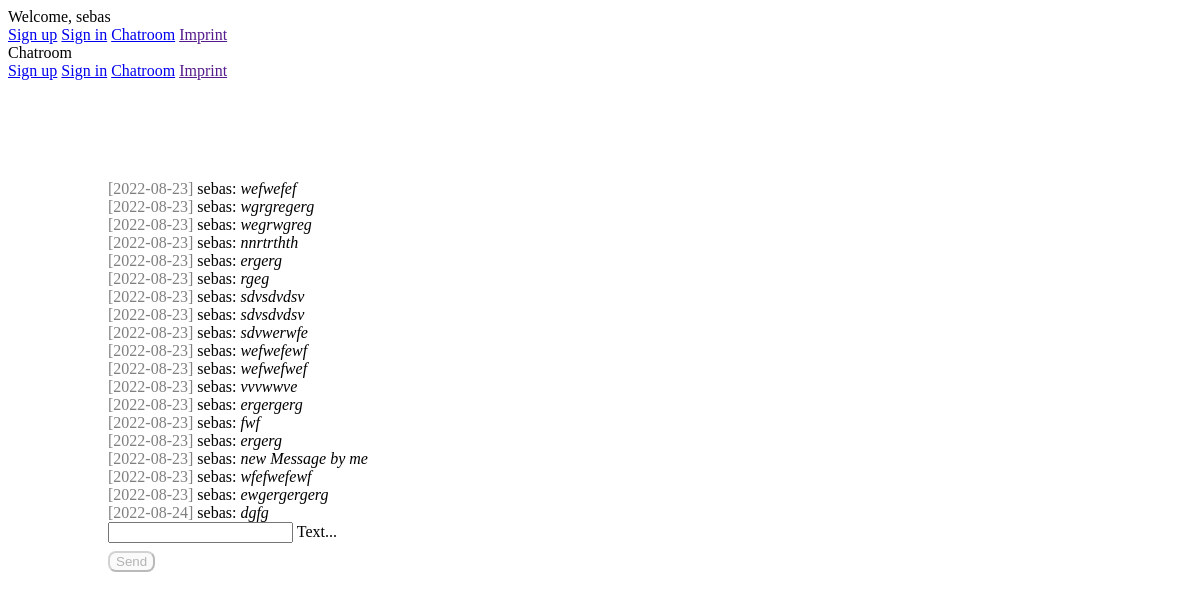
Page /chat/ (signed in) on the committed database.
### chat/models.py (models this page shows)
class Message(models.Model):
    text = models.CharField(max_length=500)
    created_at = models.DateField(default=date.today)
    chat = models.ForeignKey(Chat, on_delete=models.CASCADE, related_name='chat_message_set', default=None, blank=True, null=True)
    author = models.ForeignKey(settings.AUTH_USER_MODEL, on_delete=models.CASCADE, related_name='author_message_set')
    receiver = models.ForeignKey(settings.AUTH_USER_MODEL, on_delete=models.CASCADE, related_name='receiver_message_set')
    objects = models.Manager()

### chat/views.py (the view, shortened to what this page needs)
# urls.py: path('chat/', index),
@login_required(login_url='/login/')
def index(request):
   chatMessages = Message.objects.filter(chat__id=1) # Indenting is important here!
   return render(request, 'chat/index.html', {'messages': chatMessages})

### chat/templates/chat/index.html (shortened to what this page needs)
{% extends "base.html" %}
{% block content %}
{% if request.user.is_authenticated %}
<div id="messageContainer">
    {% for message in messages %}
    <div>
        <span class="color-gray">[{{ message.created_at.isoformat }}] </span> {{ message.author }}: <i>{{ message.text }} </i>
    </div>
    {% endfor %}
</div>
<form onsubmit="sendMessage(); return false" method="post">
    <div class="mdl-textfield mdl-js-textfield mdl-textfield--floating-label">
        <input class="mdl-textfield__input" type="text" name="textmessage" id="messageField" onkeyup="success()">
        <label class="mdl-textfield__label" for="messageField">Text...</label>
    </div>
    <button id="sendButton" class="mdl-button mdl-js-button mdl-button--raised mdl-js-ripple-effect mdl-button--accent" disabled>
        Send
    </button>
</form>
{% else %}
<h1>Not logged in</h1>
<p>You are currently not logged in. Please log in to proceed.<br>
    Click <a href="/login/">here</a>
</p>
{% endif %}
{% endblock %}

### templates/base.html (shortened to what this page needs)
<!DOCTYPE html>
<html lang="en">
<head>
    <link rel="stylesheet" href="https://code.getmdl.io/1.3.0/material.indigo-pink.min.css">
    {% load static %}
    <link rel="stylesheet" href="{% static 'css/style.css' %}">
</head>
<body>
<div class="mdl-layout mdl-js-layout mdl-layout--fixed-header">
    <header class="mdl-layout__header">
        <div class="mdl-layout__header-row">
            <span class="mdl-layout-title">
                {% if request.user.is_authenticated %}
                Welcome, {{ request.user.username }}
                {% else %}
                Welcome, please log in
                {% endif %}
            </span>
            <nav class="mdl-navigation mdl-layout--large-screen-only">
                <a class="mdl-navigation__link" href="../register">Sign up</a>
                <a class="mdl-navigation__link" href="../login">Sign in</a>
                <a class="mdl-navigation__link" href="../chat">Chatroom</a>
                <a class="mdl-navigation__link" href="">Imprint</a>
            </nav>
        </div>
    </header>
    <div class="mdl-layout__drawer">
        <span class="mdl-layout-title">Chatroom</span>
        <nav class="mdl-navigation">
            <a class="mdl-navigation__link" href="../register">Sign up</a>
            <a class="mdl-navigation__link" href="/login">Sign in</a>
            <a class="mdl-navigation__link" href="../chat">Chatroom</a>
            <a class="mdl-navigation__link" href="">Imprint</a>
        </nav>
    </div>
    <main class="mdl-layout__content">
        <div class="page-content">
           {% block content %}{% endblock %}
    </main>
</div>
</body>
</html>

### static/css/style.css (style rules this page uses)
.page-content { padding: 100px 100px; }
.color-gray { color: rgba(0, 0, 0, 0.5); }
.mdl-button { border-radius: 8px !important; margin-top: 8px; transition: transform .2s; }

### rows in the picture
Message: created_at "2022-08-23", author "sebas", text "wefwefef"
Message: created_at "2022-08-23", author "sebas", text "wgrgregerg"
Message: created_at "2022-08-23", author "sebas", text "wegrwgreg"
Message: created_at "2022-08-23", author "sebas", text "nnrtrthth"
Message: created_at "2022-08-23", author "sebas", text "ergerg"
Message: created_at "2022-08-23", author "sebas", text "rgeg"
Message: created_at "2022-08-23", author "sebas", text "sdvsdvdsv"
Message: created_at "2022-08-23", author "sebas", text "sdvsdvdsv"
Message: created_at "2022-08-23", author "sebas", text "sdvwerwfe"
Message: created_at "2022-08-23", author "sebas", text "wefwefewf"
Message: created_at "2022-08-23", author "sebas", text "wefwefwef"
Message: created_at "2022-08-23", author "sebas", text "vvvwwve"
Message: created_at "2022-08-23", author "sebas", text "ergergerg"
Message: created_at "2022-08-23", author "sebas", text "fwf"
Message: created_at "2022-08-23", author "sebas", text "ergerg"
Message: created_at "2022-08-23", author "sebas", text "new Message by me"
Message: created_at "2022-08-23", author "sebas", text "wfefwefewf"
Message: created_at "2022-08-23", author "sebas", text "ewgergergerg"
Message: created_at "2022-08-24", author "sebas", text "dgfg"

### other values in the picture
{{ request.user.username }} "sebas"
